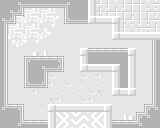

Tiled map render using the project's own tile images. Description and the whole map definition, tile-layer contents included, below:
An orthogonal 20x16 tile map with 8x8 px tiles, 1 tile layer (layer).

<map version="1.2" tiledversion="2019.02.10" orientation="orthogonal" renderorder="right-down" width="20" height="16" tilewidth="8" tileheight="8" infinite="0" nextlayerid="2" nextobjectid="1">
 <tileset firstgid="1" name="tiles" tilewidth="8" tileheight="8" tilecount="64" columns="8">
  <image source="../src/assets/tiles.png" width="64" height="64" />
 </tileset>
 <layer id="1" name="layer" width="20" height="16">
  <data encoding="csv">
48,48,41,44,44,44,44,44,34,48,48,38,61,55,53,55,56,56,53,54,
48,41,42,10,11,10,11,1,40,48,48,38,62,63,56,63,62,55,63,64,
41,42,19,18,19,18,19,20,36,44,44,33,43,43,33,62,61,55,62,54,
46,10,11,10,11,3,27,1,1,1,1,1,1,1,38,55,53,64,54,55,
46,18,19,18,19,18,20,1,1,1,1,1,1,1,33,43,43,43,43,43,
46,17,18,20,27,1,1,1,1,1,1,1,1,1,1,1,1,1,1,40,
46,1,1,1,25,26,28,1,1,1,33,47,47,47,47,47,33,1,1,40,
46,1,1,39,47,47,47,45,1,1,38,48,48,48,48,48,38,1,1,40,
46,1,1,40,48,41,44,42,1,1,33,43,43,43,33,48,38,1,1,40,
46,1,1,40,48,46,14,1,1,24,14,15,23,21,38,48,38,1,1,40,
46,1,1,36,44,42,23,1,14,21,22,21,15,31,38,48,38,1,1,40,
46,1,1,1,23,24,21,15,24,15,21,14,7,1,33,43,33,1,1,40,
46,1,1,1,1,31,7,23,21,24,14,23,1,1,1,1,1,1,28,40,
37,47,45,1,1,22,33,43,43,43,43,43,43,33,1,1,1,1,39,35,
48,48,46,1,1,1,38,50,60,57,59,58,51,38,1,26,25,39,35,48,
48,48,37,47,47,47,38,51,60,57,59,58,50,38,47,47,47,35,48,48
</data>
 </layer>
</map>
